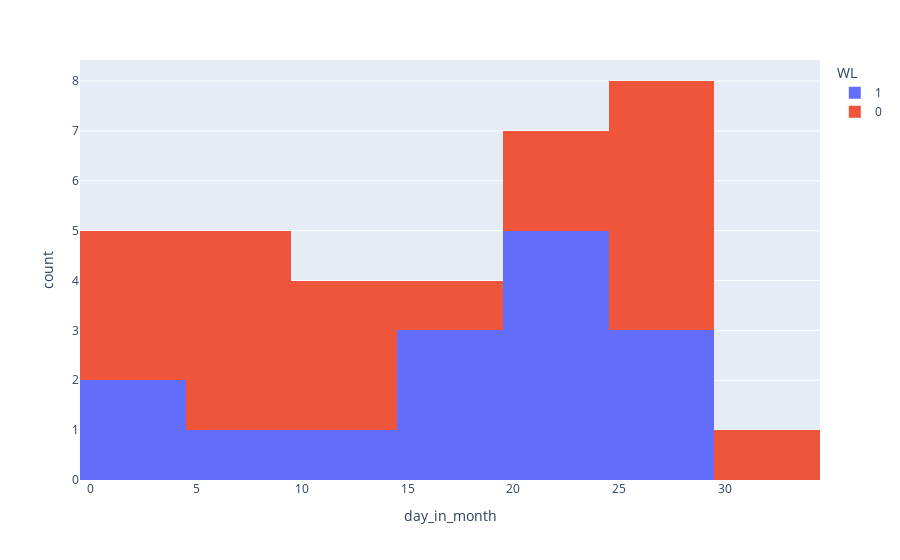

Here is the notebook cell this chart was saved with:
### Code cell
def make_histogram_by_month_days(log):

    log = log.sort_values('day_in_month')
    fig = px.histogram(log, "day_in_month", color='WL')
    fig.show()

make_histogram_by_month_days(df_by_day)

### Figure 1 — Plotly figure (JSON) as saved in the notebook; plotly's stock layout.template omitted (floating-point values rounded to 4 significant figures)
{"data": [{"alignmentgroup": "True", "bingroup": "x", "hovertemplate": "WL=1<br>day_in_month=%{x}<br>count=%{y}<extra></extra>", "legendgroup": "1", "marker": {"color": "#636efa", "pattern": {"shape": ""}}, "name": "1", "offsetgroup": "1", "orientation": "v", "showlegend": true, "type": "histogram", "x": [1, 1, 6, 14, 15, 15, 17, 20, 21, 22, 23, 24, 25, 26, 27], "xaxis": "x", "yaxis": "y"}, {"alignmentgroup": "True", "bingroup": "x", "hovertemplate": "WL=0<br>day_in_month=%{x}<br>count=%{y}<extra></extra>", "legendgroup": "0", "marker": {"color": "#EF553B", "pattern": {"shape": ""}}, "name": "0", "offsetgroup": "0", "orientation": "v", "showlegend": true, "type": "histogram", "x": [3, 3, 4, 5, 6, 8, 9, 10, 12, 13, 17, 22, 23, 25, 27, 27, 28, 29, 30], "xaxis": "x", "yaxis": "y"}], "layout": {"barmode": "relative", "legend": {"title": {"text": "WL"}, "tracegroupgap": 0}, "margin": {"t": 60}, "xaxis": {"anchor": "y", "domain": [0, 1], "title": {"text": "day_in_month"}}, "yaxis": {"anchor": "x", "domain": [0, 1], "title": {"text": "count"}}}}
